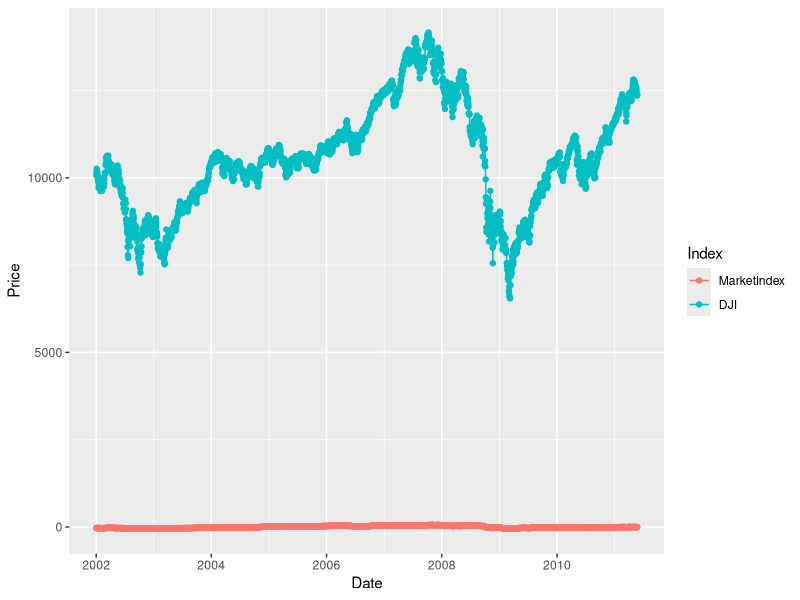
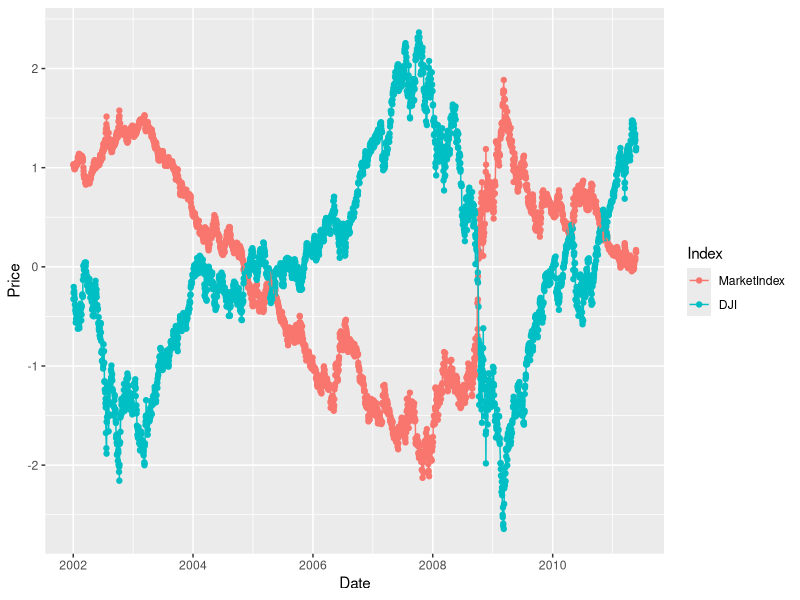

Here is the R script that generated these plots, in order:
library("lubridate")
library("reshape")
library("ggplot2")

prices <- read.csv('stock_prices.csv')

prices[1, ]
# Date Stock Close
#1 2011-05-25 DTE 51.12
# データの中身の確認用
# print(prices[1, ])

# lubridateライブラリーを使って、日付をエンコードする
prices <- transform(prices, Date = ymd(Date))
# 以下2行では、不要なデータを削除
# subset関数で、不要なもの以外のデータを抽出している
prices <- subset(prices, Date != ymd('2002-02-01'))
prices <- subset(prices, Stock != 'DDR')

# pricesを扱い形にやすい変換する
# 銘柄ごとに列を分ける
# DataとStockの値をとして持ち、Closeを行の値としてもつ
data.stock.matrix <- cast(prices, Date ~ Stock, value = 'Close')

# dim関数でdata.stock.matrixの行と列の長さを出す
# dim(data.stock.matrix)
# print(data.stock.matrix)

# cor関数は相関関係を求める関数
# data.stock.matrixの2~最後までの列の相関を求める
# cor関数では、1列目と1列目の相関、1列目と2列目の相関、1列目と3列目の相関....という感じで
# それぞれの行の相関を行列の形で出してくれる
cor.matrix <- cor(data.stock.matrix[,2:ncol(data.stock.matrix)])

# print(cor.matrix)

# as.numericで行列を数値型に変換する
# ちなみに、as.characterを使えば、文字列型に変換できる
correlations <- as.numeric(cor.matrix)

plotCorrelations <- ggplot(data.frame(Correlation = correlations),
          aes(x = Correlation, fill = 1)) +
    geom_density()
    # opts関数でなぜかエラーになるのでコメントアウト
    # + opts(legend.position = 'none')

# cor関数の結果である、相関係数の発生頻度が視覚化される
# 正の密度が高ければ、いい感じのデータを選べている
# print(plotCorrelations)

# 行列のpcaは、princomp関数を使うだけで求められる
pca <- princomp(data.stock.matrix[,2:ncol(data.stock.matrix)])

# print(pca)

# pcaの結果からloadingの列を抽出する
# 固有ベクトルが$loadingに入っている
principal.component <- pca$loading[,1]
loadings <- as.numeric(principal.component)

loadings.plot <- ggplot(data.frame(Loading = loadings),
          aes(x = Loading, fill = 1)) +
      geom_density()
      # + opts(legend.posirion = 'none')

# print(loadings.plot)

# predict関数を使って、pcaを1行に要約する
market.index <- predict(pca)[,1]

# print(market.index)

dji.prices <- read.csv('DJI.csv')
# dji.pricesのDataをymd(Date)で変換する
dji.prices <- transform(dji.prices, Date = ymd(Date))

# print(dji.prices)

# データの期間が長すぎるので必要な期間だけ取り出す
dji.prices <- subset(dji.prices, Date > ymd('2001-12-31'))
dji.prices <- subset(dji.prices, Date != ymd('2002-02-01'))

# rev関数を使ってデーtを逆の並び順にする
dji <- with(dji.prices, rev(Close))
dates <- with(dji.prices, rev(Date))

# pcaとdjiを合わせたdata.frame型を作成する

comparison <- data.frame(Date = dates, MarketIndex = market.index, DJI = dji)

comparison.plot <- ggplot(comparison, aes(x = MarketIndex, y = DJI)) +
  geom_point() +
  geom_smooth(method = 'lm', se = FALSE)

# この結果では、DJIとmaeketindexが負の相関を持ってしまう
# print(comparison.plot)

# 以下で、maeketindexを-1にして、相関を正しくしている
# comparison <- transform(comparison, MarketIndex = -1 * MarketIndex)
#
# comparison.ggplot <- ggplot(comparison, aes(x = MarketIndex, y = DJI)) +
#   geom_point() +
#   geom_smooth(method = 'lm', se = FALSE)
#
# # print(comparison.ggplot)

alt.comparison <- melt(comparison, id.vars = 'Date')
names(alt.comparison) <- c('Date', 'Index', 'Price')

ggplot(alt.comparison, aes(x = Date, y = Price, group = Index, color = Index)) +
  geom_point() +
  geom_line()

comparison <- transform(comparison, MarketIndex = -scale(MarketIndex))

comparison <- transform(comparison, DJI = scale(DJI))
alt.comparison <- melt(comparison, id.vars = 'Date')
names(alt.comparison) <- c('Date', 'Index', 'Price')

p <- ggplot(alt.comparison, aes(x = Date, y = Price, group = Index, color = Index)) +
  geom_point() +
  geom_line()

print(p)
